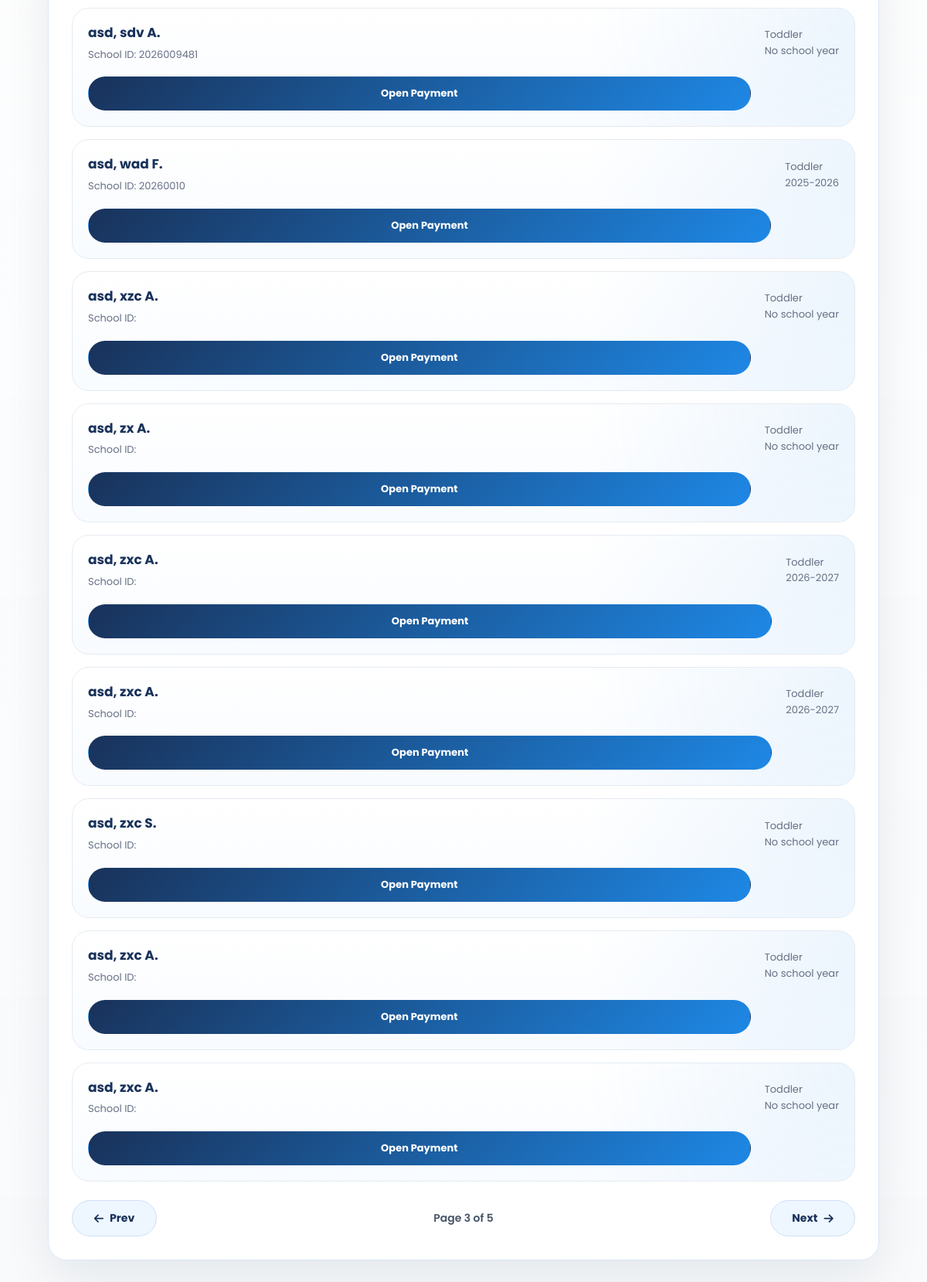
The app's page /SmartEnroll/tuition_receipt.php?page=3 (signed in, lower part), older data.
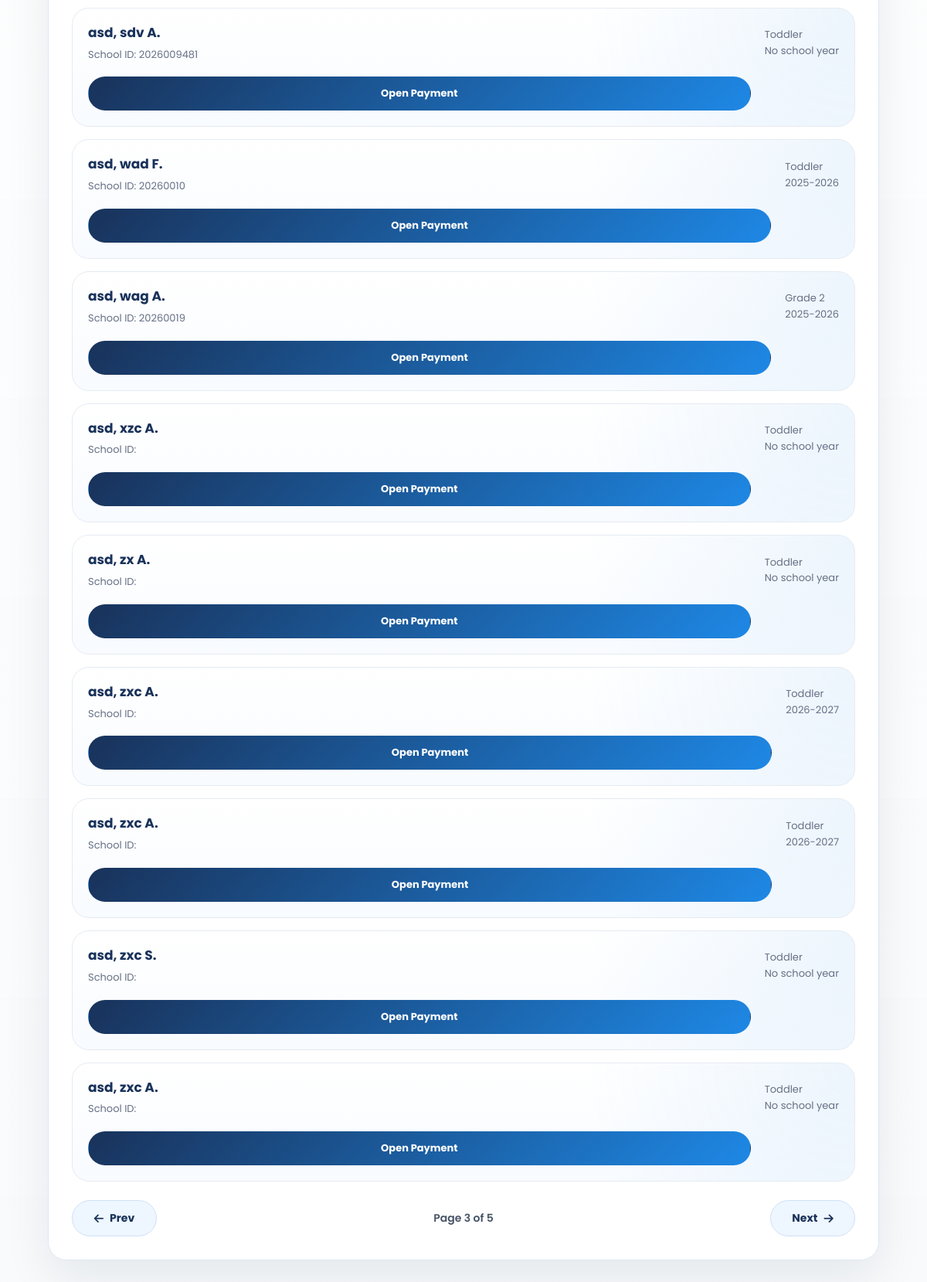
The same page, newer data.
### tables this page shows
CREATE TABLE `enrollments` (
  `id` int(11) NOT NULL,
  `grade_level` varchar(50) DEFAULT NULL,
  `student_id` varchar(20) DEFAULT NULL,
  `school_year` varchar(20) DEFAULT NULL,
  `student_status` varchar(50) DEFAULT NULL,
  `completion_date` date DEFAULT NULL,
  `learner_lname` varchar(100) DEFAULT NULL,
  `learner_fname` varchar(100) DEFAULT NULL,
  `learner_mname` varchar(100) DEFAULT NULL,
  `learner_ext` varchar(20) DEFAULT NULL,
  `nickname` varchar(100) DEFAULT NULL,
  `sex` varchar(20) DEFAULT NULL,
  `dob` varchar(20) DEFAULT NULL,
  `age` int(11) DEFAULT NULL,
  `mother_tongue` varchar(100) DEFAULT NULL,
  `religion` varchar(100) DEFAULT NULL,
  `email` varchar(150) DEFAULT NULL,
  `province` varchar(100) DEFAULT NULL,
  `municipality` varchar(100) DEFAULT NULL,
  `barangay` varchar(100) DEFAULT NULL,
  `street` varchar(150) DEFAULT NULL,
  `father_lname` varchar(100) DEFAULT NULL,
  `father_fname` varchar(100) DEFAULT NULL,
  `father_mname` varchar(100) DEFAULT NULL,
  `father_occ` varchar(100) DEFAULT NULL,
  `father_contact` varchar(50) DEFAULT NULL,
  `mother_lname` varchar(100) DEFAULT NULL,
  `mother_fname` varchar(100) DEFAULT NULL,
  `mother_mname` varchar(100) DEFAULT NULL,
  `mother_occ` varchar(100) DEFAULT NULL,
  `mother_contact` varchar(50) DEFAULT NULL,
  `mother_maiden` varchar(100) DEFAULT NULL,
  `guardian_type` varchar(50) DEFAULT NULL,
  `guardian_lname` varchar(100) DEFAULT NULL,
  `guardian_fname` varchar(100) DEFAULT NULL,
  `guardian_mname` varchar(100) DEFAULT NULL,
  `guardian_occ` varchar(100) DEFAULT NULL,
  `guardian_contact` varchar(50) DEFAULT NULL,
  `emergency1_name` varchar(150) DEFAULT NULL,
  `emergency1_relationship` varchar(100) DEFAULT NULL,
  `emergency1_contact` varchar(50) DEFAULT NULL,
  `emergency2_name` varchar(150) DEFAULT NULL,
  `emergency2_relationship` varchar(100) DEFAULT NULL,
  `emergency2_contact` varchar(50) DEFAULT NULL,
  `emergency3_name` varchar(150) DEFAULT NULL,
  `emergency3_relationship` varchar(100) DEFAULT NULL,
  `emergency3_contact` varchar(50) DEFAULT NULL,
  `special_needs` text DEFAULT NULL,
  `medication` varchar(10) DEFAULT NULL,
  `medication_details` text DEFAULT NULL,
  `created_at` timestamp NOT NULL DEFAULT current_timestamp()
);

### SmartEnroll/tuition_receipt.php (the view, shortened to what the changed rows need)
<?php
$students = [];
$error = '';
$studentsPerPage = 12;
$currentPage = max(1, (int)($_GET['page'] ?? 1));
function format_name(array $row): string
{
    $m = trim((string)($row['learner_mname'] ?? ''));
    $mi = $m !== '' ? strtoupper(mb_substr($m, 0, 1)) . '.' : '';
    $full = trim(
        ($row['learner_lname'] ?? '') . ', ' .
        ($row['learner_fname'] ?? '') . ' ' . $mi
    );
    return trim(preg_replace('/\s+/', ' ', $full), ' ,');
}
try {
    $conn = new mysqli('127.0.0.1', 'root', '', 'smartenroll');
    $conn->set_charset('utf8mb4');
    $whereSql = '';
    $searchLike = '';
    if ($whereSql !== '') {
        $countStmt = $conn->prepare("SELECT COUNT(*) AS total FROM enrollments {$whereSql}");
        $countStmt->bind_param('s', $searchLike);
        $countStmt->execute();
        $countResult = $countStmt->get_result();
    } else {
        $countResult = $conn->query("SELECT COUNT(*) AS total FROM enrollments");
    }
    $totalStudents = (int)($countResult->fetch_assoc()['total'] ?? 0);
    $totalPages = max(1, (int)ceil($totalStudents / $studentsPerPage));
    $currentPage = min($currentPage, $totalPages);
    $offset = ($currentPage - 1) * $studentsPerPage;
    $sql = "
        SELECT id, student_id, learner_lname, learner_fname, learner_mname, grade_level, school_year, email
        FROM enrollments
        {$whereSql}
        ORDER BY learner_lname ASC, learner_fname ASC, id DESC
        LIMIT ? OFFSET ?
    ";
    $stmt = $conn->prepare($sql);
    if ($whereSql !== '') {
        $stmt->bind_param('sii', $searchLike, $studentsPerPage, $offset);
    } else {
        $stmt->bind_param('ii', $studentsPerPage, $offset);
    }
    $stmt->execute();
    $result = $stmt->get_result();
    while ($row = $result->fetch_assoc()) {
        $students[] = $row;
    }
} catch (Throwable $e) {
    $error = $e->getMessage();
}
?>
<!DOCTYPE html>
<html lang="en">
<head>
    <link rel="stylesheet" href="css/style.css">
    <link rel="stylesheet" href="css/pay_tuition.css">
    <link rel="stylesheet" href="https://cdnjs.cloudflare.com/ajax/libs/font-awesome/6.5.0/css/all.min.css">
</head>
<body class="dashboard-page dashboard-white-page">
<main class="dashboard-main pay-list-main">
    <section class="student-directory-card">
        <?php if (!$error && empty($students)): ?>
            <div class="empty-state">
                <i class="fa-solid fa-users"></i>
                <h2>No Students Found</h2>
                <p>There are no enrolled students available for tuition payment yet.</p>
            </div>
        <?php else: ?>
            <div class="student-card-list student-card-list-wide" id="payStudentList">
                <?php foreach ($students as $student): ?>
                    <?php $fullName = format_name($student) ?: 'N/A'; ?>
                    <a
                        class="student-pick-card"
                        href="tuition_receipt_details.php?student_id=<?php echo urlencode((string)$student['student_id']); ?>"
                        data-search="<?php echo htmlspecialchars(strtolower(implode(' ', [
                            (string)($student['student_id'] ?? ''),
                            $fullName,
                            (string)($student['grade_level'] ?? ''),
                            (string)($student['email'] ?? ''),
                            (string)($student['school_year'] ?? '')
                        ]))); ?>"
                    >
                        <div class="student-pick-main">
                            <strong><?php echo htmlspecialchars($fullName); ?></strong>
                            <span>School ID: <?php echo htmlspecialchars((string)($student['student_id'] ?? '')); ?></span>
                        </div>
                        <div class="student-pick-meta">
                            <span><?php echo htmlspecialchars((string)($student['grade_level'] ?? 'N/A')); ?></span>
                            <small><?php echo htmlspecialchars((string)($student['school_year'] ?? 'No school year')); ?></small>
                        </div>
                        <div class="student-pick-action">Open Payment</div>
                    </a>
                <?php endforeach; ?>
            </div>
        <?php endif; ?>
    </section>
</main>
</body>
</html>

Row changes from the older to the newer data that the page shows:
no longer on this page (row unchanged): enrollments: fullName "asd, zxc A.", grade_level "Toddler", school_year "No school year"
added enrollments: fullName "asd, wag A.", student "20260019", grade_level "Grade 2", school_year "2025-2026"
